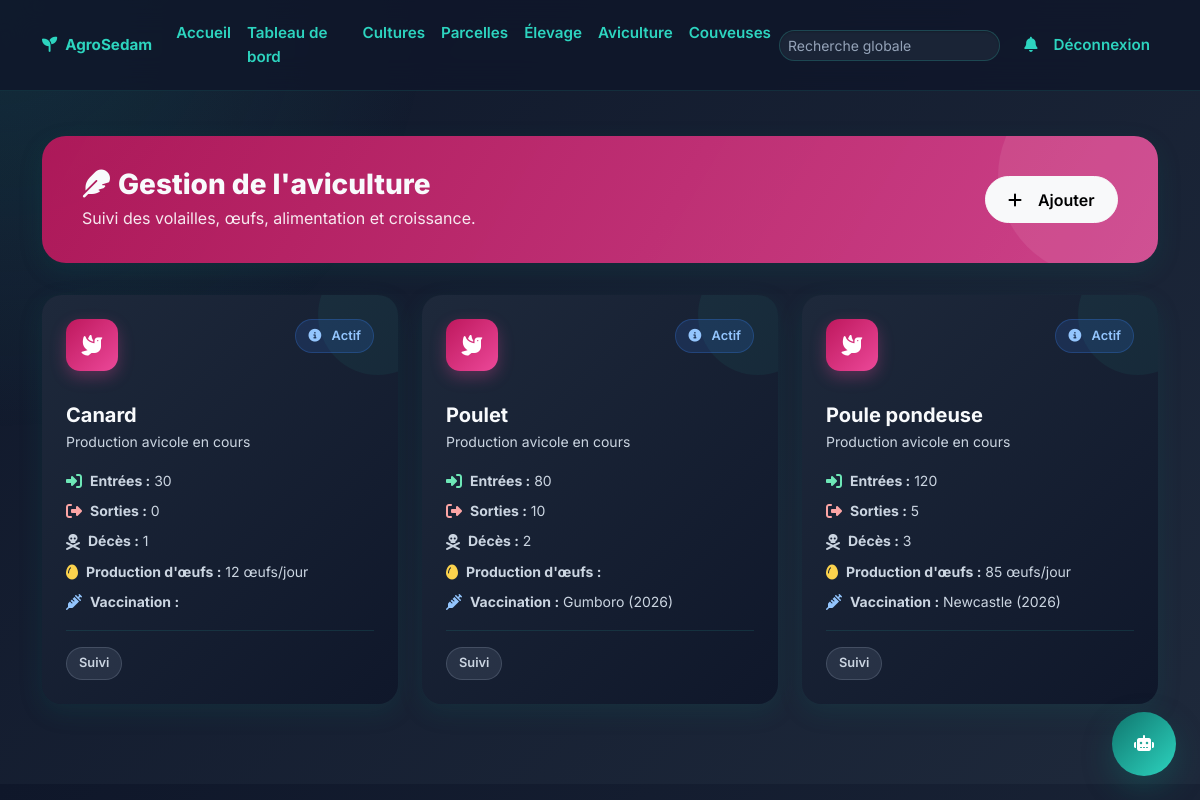
Screenshot of /poultry/ (signed in) with the database file from the repository.
### gestion/models.py (models this page shows, shortened)
class Poultry(models.Model):
    SPECIES_CHOICES = [
        ('Poulet', 'Poulet'),
        ('Poule pondeuse', 'Poule pondeuse'),
        ('Canard', 'Canard'),
        ('Dinde', 'Dinde'),
        ('Pintade', 'Pintade'),
    ]
    species = models.CharField(max_length=30, choices=SPECIES_CHOICES)
    entries = models.IntegerField(default=0)
    exits = models.IntegerField(default=0)
    deaths = models.IntegerField(default=0)
    feed = models.CharField(max_length=100, blank=True)
    egg_production = models.CharField(max_length=100, blank=True)
    vaccination = models.CharField(max_length=100, blank=True)
    growth = models.CharField(max_length=100, blank=True)
    notes = models.TextField(blank=True)
    created_at = models.DateTimeField(auto_now_add=True)
    class Meta:
        verbose_name = 'Volaille'
        verbose_name_plural = 'Volailles'
        ordering = ['-created_at']

### gestion/views.py (the view)
# urls.py: path('poultry/', views.poultry_list, name='poultry'),
@login_required
def poultry_list(request):
    poultry = Poultry.objects.all()
    return render(request, 'gestion/aviculture.html', {'poultry': poultry})

### templates/gestion/aviculture.html (shortened to what this page needs)
{% extends 'base.html' %}
{% load static %}
{% block content %}
<div class="container py-5 page-transition">
    <div class="section-header d-flex justify-content-between align-items-center flex-wrap gap-3 fade-in-up pink">
        <div>
            <h2 class="mb-1"><i class="fas fa-feather me-2"></i>Gestion de l'aviculture</h2>
            <p>Suivi des volailles, œufs, alimentation et croissance.</p>
        </div>
        <a class="btn btn-light" href="{% url 'poultry_create' %}"><i class="fas fa-plus me-2"></i>Ajouter</a>
    </div>
    <div class="row g-4 fade-in-up delay-1">
        {% for item in poultry %}
        <div class="col-md-6 col-lg-4">
            <div class="data-card h-100">
                <div class="card-body p-4">
                    <div class="d-flex justify-content-between align-items-start mb-3">
                        <div class="card-icon pink"><i class="fas fa-dove"></i></div>
                        <span class="status-badge info"><i class="fas fa-info-circle me-1"></i>Actif</span>
                    </div>
                    <h5 class="fw-bold mb-1">{{ item.species }}</h5>
                    <p class="text-muted small mb-3">Production avicole en cours</p>
                    <div class="d-flex flex-column gap-2 mb-3">
                        <div class="d-flex align-items-center gap-2">
                            <i class="fas fa-sign-in-alt text-success"></i>
                            <span class="small"><strong>Entrées :</strong> {{ item.entries }}</span>
                        </div>
                        <div class="d-flex align-items-center gap-2">
                            <i class="fas fa-sign-out-alt text-danger"></i>
                            <span class="small"><strong>Sorties :</strong> {{ item.exits }}</span>
                        </div>
                        <div class="d-flex align-items-center gap-2">
                            <i class="fas fa-skull-crossbones text-muted"></i>
                            <span class="small"><strong>Décès :</strong> {{ item.deaths }}</span>
                        </div>
                        <div class="d-flex align-items-center gap-2">
                            <i class="fas fa-egg text-warning"></i>
                            <span class="small"><strong>Production d'œufs :</strong> {{ item.egg_production }}</span>
                        </div>
                        <div class="d-flex align-items-center gap-2">
                            <i class="fas fa-syringe text-info"></i>
                            <span class="small"><strong>Vaccination :</strong> {{ item.vaccination }}</span>
                        </div>
                    </div>
                    <div class="pt-3 border-top">
                        <span class="status-badge secondary">Suivi</span>
                    </div>
                </div>
            </div>
        </div>
        {% endfor %}
    </div>
</div>
{% endblock %}

### static/css/style.css (style rules this page uses)
:root { --primary: #0f766e; --secondary: #115e59; --accent: #2dd4bf; --pastel: #5eead4; --beige: #F5F5DC; --white: #f8fafc; --soft: #1e293b; --text: #f1f5f9; --muted: #94a3b8; --teal: #0d9488; --teal-light: #2dd4bf; --orange: #f59e0b; --orange-light: #fbbf24; --blue: #3b82f6; --blue-light: #60a5fa; --purple: #8b5cf6; --purple-light: #a78bfa; --pink: #ec4899; --pink-light: #f472b6; --radius-sm: 12px; --radius-md: 20px; --radius-lg: 24px; --shadow-sm: 0 4px 14px rgba(0, 0, 0, .25); --shadow-md: 0 8px 24px rgba(15, 118, 110, .15); --shadow-lg: 0 16px 40px rgba(15, 118, 110, .25); --shadow-xl: 0 20px 50px rgba(0, 0, 0, .35); }
* { box-sizing: border-box; }
html { scroll-behavior: smooth; }
body { font-family: 'Inter', -apple-system, BlinkMacSystemFont, sans-serif; background: linear-gradient(135deg, #0f172a 0%, #1e293b 100%); color: var(--text); line-height: 1.6; overflow-x: hidden; }
body::before { content: ''; position: fixed; inset: 0; background: radial-gradient(circle at top left, rgba(45,212,191,.12), transparent 30%); pointer-events: none; z-index: -1; }
.btn { border-radius: 999px; font-weight: 600; transition: all .25s ease; display: inline-flex; align-items: center; justify-content: center; gap: .5rem; }
.data-card { position: relative; overflow: hidden; border-radius: 20px; border: none; background: linear-gradient(135deg, #1e293b 0%, #0f172a 100%); box-shadow: var(--shadow-md); transition: transform .35s cubic-bezier(.25,.8,.25,1), box-shadow .35s ease; }
.data-card::before { content: ''; position: absolute; top: -40px; right: -40px; width: 120px; height: 120px; border-radius: 50%; background: rgba(45, 212, 191, .06); transition: transform .5s cubic-bezier(.25,.8,.25,1); pointer-events: none; }
.data-card .card-body { position: relative; z-index: 1; }
.card-icon { width: 52px; height: 52px; border-radius: 14px; display: flex; align-items: center; justify-content: center; font-size: 1.3rem; color: #fff; margin-bottom: 1rem; box-shadow: 0 6px 16px rgba(45, 212, 191, .3); transition: transform .3s ease; }
.card-icon.pink { background: linear-gradient(135deg, #be185d, #ec4899); box-shadow: 0 6px 16px rgba(236, 72, 153, .3); }
.status-badge { display: inline-flex; align-items: center; gap: .4rem; padding: .35rem .75rem; border-radius: 999px; font-size: .8rem; font-weight: 600; border: 1px solid transparent; }
.status-badge.info { background: rgba(59, 130, 246, .15); color: #93c5fd; border-color: rgba(59, 130, 246, .25); }
.status-badge.secondary { background: rgba(148, 163, 184, .15); color: #cbd5e1; border-color: rgba(148, 163, 184, .25); }
.section-header { background: linear-gradient(120deg, rgba(15, 118, 110, .95), rgba(45, 212, 191, .85)); color: #fff; border-radius: var(--radius-lg); padding: 2rem 2.5rem; margin-bottom: 2rem; position: relative; overflow: hidden; box-shadow: var(--shadow-md); }
.section-header::after { content: ''; position: absolute; width: 200px; height: 200px; background: rgba(255, 255, 255, .08); border-radius: 50%; right: -40px; top: -60px; pointer-events: none; }
.section-header.pink { background: linear-gradient(120deg, rgba(190,24,93,.9), rgba(236,72,153,.85)); }
.section-header h2 { font-weight: 800; margin-bottom: .25rem; font-size: 1.75rem; position: relative; z-index: 1; }
.section-header p { color: rgba(255, 255, 255, .9); margin-bottom: 0; font-size: 1rem; position: relative; z-index: 1; }
.section-header .btn-light { border-radius: 999px; font-weight: 600; padding: .65rem 1.4rem; position: relative; z-index: 1; transition: all .25s ease; }
.fade-in-up { animation: fadeInUp .6s ease both; }
.delay-1 { animation-delay: .1s; }
.text-muted, .text-muted * { color: #cbd5e1 !important; }
small, .small { color: #cbd5e1; }
h1, h2, h3, h4, h5, h6 { color: #f8fafc; }
p, span, div { color: inherit; }
a { color: var(--accent); }
.text-success { color: #6ee7b7 !important; }
.text-danger { color: #fca5a5 !important; }
.text-warning { color: #fcd34d !important; }
.text-info { color: #93c5fd !important; }
.border-top, .border-bottom, .border-start, .border-end { border-color: rgba(45, 212, 191, .12) !important; }
.page-transition { animation: fadeInUp .5s ease; }
body { padding-bottom: 2rem; }

### rows the page displays
Poultry: species "Canard", entries "30", exits "0", deaths "1", egg_production "12 œufs/jour"
Poultry: species "Poulet", entries "80", exits "10", deaths "2", vaccination "Gumboro (2026)"
Poultry: species "Poule pondeuse", entries "120", exits "5", deaths "3", egg_production "85 œufs/jour", vaccination "Newcastle (2026)"
